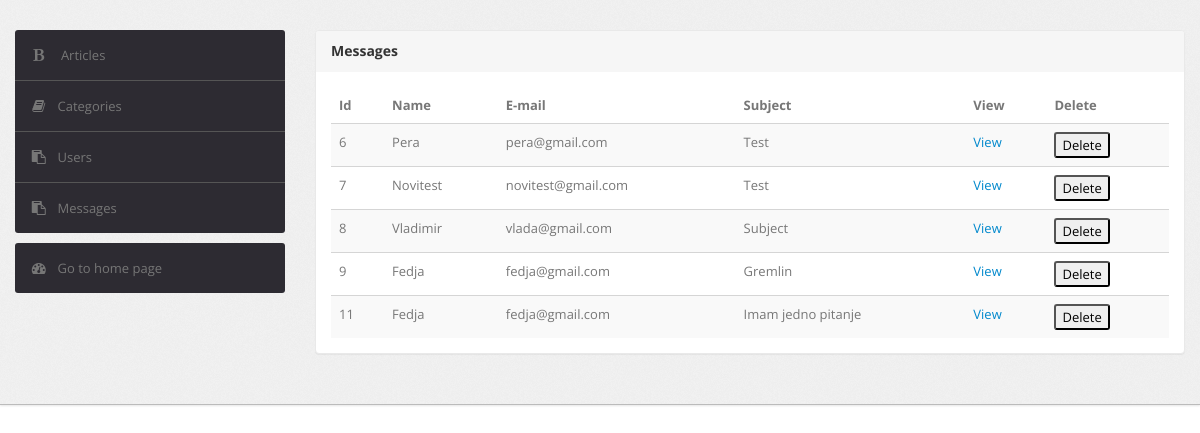
Screenshot of /admin-pannel/admin-index.php?admin-page=received-messages (signed in) with the database file from the repository.
### tables this page shows
CREATE TABLE `kontakt` (
  `id` int(11) NOT NULL,
  `ime_prezime` varchar(255) NOT NULL,
  `email` varchar(255) NOT NULL,
  `naslov` varchar(255) NOT NULL,
  `poruka` varchar(255) NOT NULL
);

### admin-pannel/views/admin-messages.php (the view, shortened to what this page needs)
<?php
    $queryMessage = $conn->prepare("SELECT * FROM kontakt");
     try {
        $queryMessage->execute();
        $resultMessage = $queryMessage->fetchAll(PDO::FETCH_ASSOC);
    } catch (PDOException $exception) {
        var_dump($exception->getMessage()); die;
    }
    $messages = $resultMessage;
    $updateUrl = BASE_URL . 'admin-pannel/admin-index.php?admin-page=message-view&message_id=';
 ?>
<div class="span9">
					<div class="content">
						<div class="module">
							<div class="module-head">
                                <h3>
                                    Messages</h3>
                            </div>
                            <div class="module-body">
                                <table class="table table-striped">
                                    <thead>
                                        <tr>
                                            <th>Id</th>
                                            <th>Name</th>
                                            <th>E-mail</th>
                                            <th>Subject</th>
                                            <th>View</th>
                                            <th>Delete</th>
                                        </tr>
                                    </thead>
                                    <tbody>
                                            <?php foreach ($messages as $message): ?>
                                            <tr id="<?php echo 'message-'.$message['id']; ?>">
                                                <td><?php echo $message['id'] ?></td>
                                                <td><?php echo $message['ime_prezime'] ?></td>
                                                <td><?php echo $message['email'] ?></td>
                                                <td><?php echo $message['naslov'] ?></td>
                                                <td><a href='<?php echo $updateUrl . $message['id'] ?>'>View</a></td>
                                                <td>
                                                    <input  type="button"
                                                            class=".btn .btn-primary"
                                                            onclick='deleteMessage(<?php echo $message['id'];?>)'
                                                            value="Delete"
                                                    >
                                                </td>
                                            </tr>
                                            <?php endforeach; ?>
                                    </tbody>
                                    </table>
                            </div>
						</div>
					</div>
				</div>

### admin-pannel/css/theme.css (style rules this page uses)
body { font-size: 13px; font-family: 'Open Sans', Arial, sans-serif; background: #fff; color: #777 }
h1, h2, h3, h4, h5, h6 { color: #333; margin-top: 0 }
h3 { font-size: 20px }
select, textarea, input[type="text"], input[type="password"], input[type="datetime"], input[type="datetime-local"], input[type="date"], input[type="month"], input[type="time"], input[type="week"], input[type="number"], input[type="email"], input[type="url"], input[type="search"], input[type="tel"], input[type="color"], .uneditable-input, label, input, button, select, textarea { -webkit-border-radius: 3px; -moz-border-radius: 3px; border-radius: 3px; font-size: 13px; font-family: 'Open Sans', Tahoma, Arial, sans-serif }
.module { background: #fff; -webkit-border-radius: 3px; -moz-border-radius: 3px; border-radius: 3px; border: 1px solid #ccc; border-bottom-color: #bbb; -webkit-box-shadow: 0 0 1px rgba(0,0,0,0.2); -moz-box-shadow: 0 0 1px rgba(0,0,0,0.2); box-shadow: 0 0 1px rgba(0,0,0,0.2); margin-bottom: 30px }
.table { margin-bottom: 0 }
.table th, .table td { border-color: #d5d5d5!important }
.module { box-shadow: 0 0 3px rgba(0,0,0,.1); border-color: #e9e9e9; margin-bottom: 20px; background-color: #fff; border-radius: 4px; -webkit-box-shadow: 0 1px 1px rgba(0,0,0,.05); box-shadow: 0 1px 1px rgba(0,0,0,.05); }
.module-head { color: #767676; background-color: #f6f6f6; border-color: #e9e9e9; padding: 10px 15px; border-bottom: 1px solid transparent; border-top-right-radius: 3px; border-top-left-radius: 3px; }
.module-head h3 { font-size: 14px; line-height: 20px; height: 20px; margin: 0 }
.module-body { padding: 15px }

### rows the page displays
kontakt: id "6", ime_prezime "Pera", email "pera@gmail.com", naslov "Test"
kontakt: id "7", ime_prezime "Novitest", email "novitest@gmail.com", naslov "Test"
kontakt: id "8", ime_prezime "Vladimir", email "vlada@gmail.com", naslov "Subject"
kontakt: id "9", ime_prezime "Fedja", email "fedja@gmail.com", naslov "Gremlin"
kontakt: id "11", ime_prezime "Fedja", email "fedja@gmail.com", naslov "Imam jedno pitanje"
